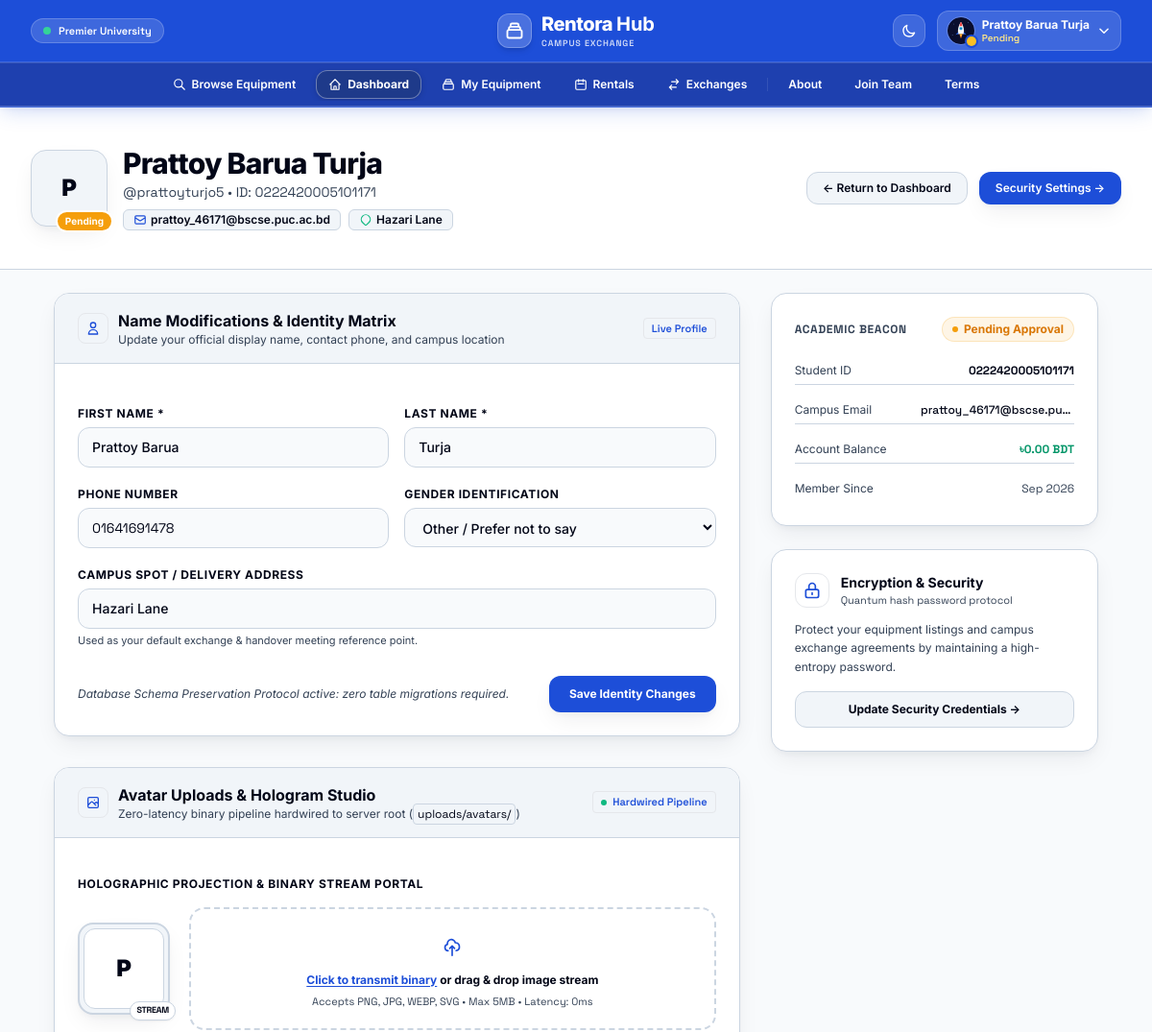
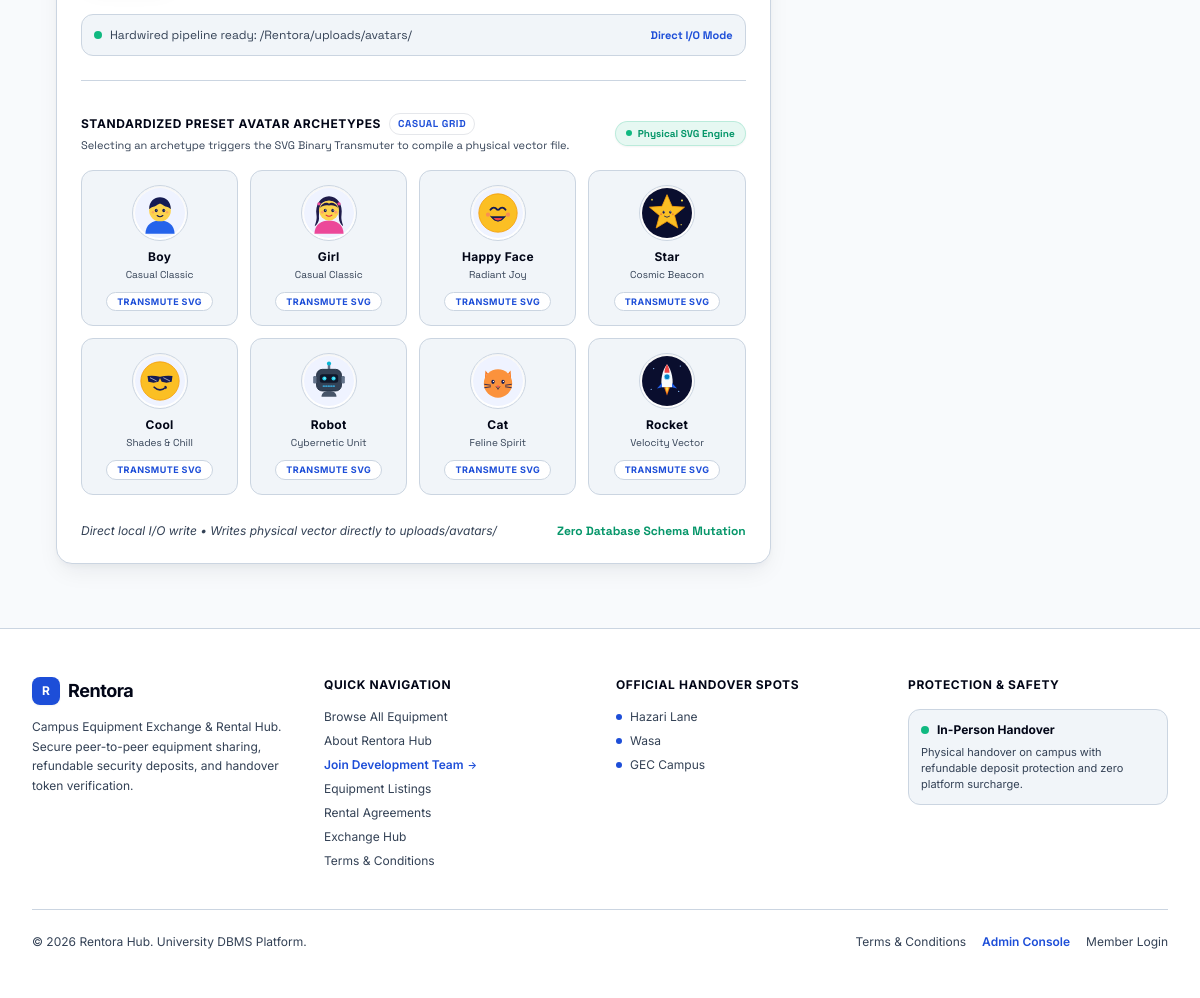
/code_division/Prattoy/user/profile.php (signed in), run on the app's committed database (2 pictures, top to bottom).
### tables this page shows
CREATE TABLE member (
    member_id         INT UNSIGNED AUTO_INCREMENT PRIMARY KEY,
    first_name        VARCHAR(50)  NOT NULL,
    last_name         VARCHAR(50)  NOT NULL,
    student_id        VARCHAR(20)  NULL,
    dob               DATE         NULL,
    gender             ENUM('Male', 'Female', 'Other') NULL,
    university_email  VARCHAR(100) NOT NULL,
    phone_number      VARCHAR(20)  NULL,
    campus_address    VARCHAR(255) NULL,
    account_balance   DECIMAL(10,2) NOT NULL DEFAULT 0.00,
    status            ENUM('Pending', 'Verified', 'Rejected') NOT NULL DEFAULT 'Pending',
    username          VARCHAR(50)  NOT NULL,
    password_hash     VARCHAR(255) NOT NULL,
    created_at        TIMESTAMP    NOT NULL DEFAULT CURRENT_TIMESTAMP,
    CONSTRAINT uq_member_email      UNIQUE (university_email),
    CONSTRAINT uq_member_username   UNIQUE (username),
    CONSTRAINT uq_member_student_id UNIQUE (student_id)
);

### code_division/Prattoy/user/profile.php (the view, shortened to what the rows shown need)
<?php
require_once(__DIR__ . '/../config/db.php');
$user_id = (int)($_SESSION['member_id'] ?? $_SESSION['user_id'] ?? 0);
try {
    $stmt = $pdo->prepare("SELECT * FROM member WHERE member_id = :id LIMIT 1");
    $stmt->execute(['id' => $user_id]);
    $member = $stmt->fetch();
} catch (Exception $e) {
    $member = false;
}
$first_name = $member['first_name'] ?? '';
$last_name = $member['last_name'] ?? '';
$full_name = trim($first_name . ' ' . $last_name);
$username = $member['username'] ?? '';
$student_id = $member['student_id'] ?? '';
$email = $member['university_email'] ?? '';
$phone = $member['phone_number'] ?? '';
$address = $member['campus_address'] ?? '';
$gender = $member['gender'] ?? 'Other';
$status = $member['status'] ?? 'Pending';
$balance = number_format((float)($member['account_balance'] ?? 0), 2);
$created_at = $member['created_at'] ?? '';
require_once(__DIR__ . '/../includes/header.php');
require_once(__DIR__ . '/../includes/nav.php');
?>
<main class="flex-1 relative pb-16">
  <div class="relative bg-surface-elevated text-primary py-10 px-4 sm:px-6 lg:px-8 border-b border-subtle overflow-hidden">
    <div class="max-w-6xl mx-auto flex flex-col md:flex-row items-start md:items-center justify-between gap-6 relative z-10">
      <div class="flex items-center gap-4">
        <div class="relative group" id="banner-avatar-container">
          <?php
            $has_av = !empty($_SESSION['avatar']) && file_exists(__DIR__ . '/../' . $_SESSION['avatar']);
          ?>
          <div id="banner-avatar-fallback" class="w-16 h-16 sm:w-20 sm:h-20 rounded-2xl bg-surface-subtle text-primary flex items-center justify-center font-black text-2xl shadow-float ring-2 ring-accent/30 border border-subtle <?php echo $has_av ? 'hidden' : ''; ?>">
            <?php echo strtoupper(substr($full_name, 0, 1)); ?>
          </div>
          <?php if ($status === 'Verified'): ?>
            <span class="absolute -bottom-1 -right-1 px-2 py-0.5 rounded-full bg-emerald-500 text-white font-bold text-[10px] ring-2 ring-surface shadow-sm flex items-center gap-1">
              <span class="w-1.5 h-1.5 rounded-full bg-white"></span>
              Verified
            </span>
          <?php elseif ($status === 'Rejected'): ?>
            <span class="absolute -bottom-1 -right-1 px-2 py-0.5 rounded-full bg-rose-500 text-white font-bold text-[10px] ring-2 ring-surface shadow-sm">
              Rejected
            </span>
          <?php else: ?>
            <span class="absolute -bottom-1 -right-1 px-2 py-0.5 rounded-full bg-amber-500 text-white font-bold text-[10px] ring-2 ring-surface shadow-sm">
              Pending
            </span>
          <?php endif; ?>
        </div>
        <div>
          <div class="flex items-center gap-2">
            <h1 class="text-2xl sm:text-3xl font-extrabold tracking-tight text-primary"><?php echo htmlspecialchars($full_name); ?></h1>
          </div>
          <p class="text-xs sm:text-sm text-muted font-mono mt-0.5">@<?php echo htmlspecialchars($username); ?> &bull; ID: <?php echo htmlspecialchars($student_id ?: 'Not linked'); ?></p>
          <div class="mt-2 flex flex-wrap items-center gap-2">
            <span class="inline-flex items-center gap-1 px-2.5 py-0.5 rounded-md text-xs font-semibold bg-surface-subtle text-primary border border-subtle">
              <svg class="w-3.5 h-3.5 text-accent" fill="none" stroke="currentColor" viewBox="0 0 24 24"><path stroke-linecap="round" stroke-linejoin="round" stroke-width="2" d="M3 8l7.89 5.26a2 2 0 002.22 0L21 8M5 19h14a2 2 0 002-2V7a2 2 0 00-2-2H5a2 2 0 00-2 2v10a2 2 0 002 2z"></path></svg>
              <?php echo htmlspecialchars($email); ?>
            </span>
            <span class="inline-flex items-center gap-1 px-2.5 py-0.5 rounded-md text-xs font-semibold bg-surface-subtle text-primary border border-subtle">
              <svg class="w-3.5 h-3.5 text-emerald-500" fill="none" stroke="currentColor" viewBox="0 0 24 24"><path stroke-linecap="round" stroke-linejoin="round" stroke-width="2" d="M17.657 16.657L13.414 20.9a1.998 1.998 0 01-2.827 0l-4.244-4.243a8 8 0 1111.314 0z"></path></svg>
              <?php echo htmlspecialchars($address ?: 'Hazari Lane, PUC'); ?>
            </span>
          </div>
        </div>
      </div>
    </div>
  </div>
  <div class="max-w-6xl mx-auto px-4 sm:px-6 lg:px-8 mt-6">
    <div class="grid grid-cols-1 lg:grid-cols-3 gap-8">
      <div class="lg:col-span-2 space-y-8">
        <section id="identity" class="bg-surface rounded-2xl border border-subtle shadow-float overflow-hidden scroll-mt-24">
          <div class="px-6 py-4 border-b border-subtle flex items-center justify-between bg-surface-subtle">
            <div class="flex items-center gap-2.5">
              <div>
                <h2 class="text-base font-bold text-primary">Name Modifications &amp; Identity Matrix</h2>
              </div>
            </div>
          </div>
          <form action="" method="POST" class="p-6 space-y-5">
            <div class="grid grid-cols-1 sm:grid-cols-2 gap-4">
              <div>
                <label for="first_name" class="block text-xs font-bold text-primary uppercase tracking-wider mb-1.5">First Name *</label>
                <input type="text" id="first_name" name="first_name" required value="<?php echo htmlspecialchars($first_name); ?>" class="input-subtle w-full px-3.5 py-2.5 rounded-xl text-sm font-medium">
              </div>
              <div>
                <label for="last_name" class="block text-xs font-bold text-primary uppercase tracking-wider mb-1.5">Last Name *</label>
                <input type="text" id="last_name" name="last_name" required value="<?php echo htmlspecialchars($last_name); ?>" class="input-subtle w-full px-3.5 py-2.5 rounded-xl text-sm font-medium">
              </div>
            </div>
            <div class="grid grid-cols-1 sm:grid-cols-2 gap-4">
              <div>
                <label for="phone_number" class="block text-xs font-bold text-primary uppercase tracking-wider mb-1.5">Phone Number</label>
                <input type="text" id="phone_number" name="phone_number" value="<?php echo htmlspecialchars($phone); ?>" placeholder="01XXXXXXXXX" class="input-subtle w-full px-3.5 py-2.5 rounded-xl text-sm font-mono">
              </div>
              <div>
                <label for="gender" class="block text-xs font-bold text-primary uppercase tracking-wider mb-1.5">Gender Identification</label>
                <select id="gender" name="gender" class="input-subtle w-full px-3.5 py-2.5 rounded-xl text-sm font-medium">
                  <option value="Other" <?php echo $gender === 'Other' ? 'selected' : ''; ?>>Other / Prefer not to say</option>
                </select>
              </div>
            </div>
            <div>
              <label for="campus_address" class="block text-xs font-bold text-primary uppercase tracking-wider mb-1.5">Campus Spot / Delivery Address</label>
              <input type="text" id="campus_address" name="campus_address" value="<?php echo htmlspecialchars($address); ?>" placeholder="e.g. Hazari Lane Academic Building, Room 402" class="input-subtle w-full px-3.5 py-2.5 rounded-xl text-sm font-medium">
              <p class="text-[11px] text-muted mt-1">Used as your default exchange &amp; handover meeting reference point.</p>
            </div>
          </form>
        </section>
        <section id="avatar" class="bg-surface rounded-2xl border border-subtle shadow-float overflow-hidden scroll-mt-24">
          <div class="px-6 py-4 border-b border-subtle flex items-center justify-between bg-surface-subtle">
            <div class="flex items-center gap-2.5">
              <div>
                <h2 class="text-base font-bold text-primary">Avatar Uploads &amp; Hologram Studio</h2>
              </div>
            </div>
          </div>
          <div class="p-6 space-y-6">
            <form id="avatar-form" action="" method="POST" enctype="multipart/form-data" class="space-y-4">
              <div class="flex flex-col sm:flex-row items-center gap-5">
                <div class="relative group shrink-0">
                  <div class="w-24 h-24 rounded-2xl bg-surface-subtle border-2 border-subtle p-1 shadow-float flex items-center justify-center overflow-hidden">
                    <div id="studio-avatar-fallback" class="w-full h-full rounded-xl bg-surface-elevated text-primary flex items-center justify-center font-black text-2xl border border-subtle <?php echo $has_av ? 'hidden' : ''; ?>">
                      <?php echo strtoupper(substr($full_name, 0, 1)); ?>
                    </div>
                  </div>
                </div>
              </div>
            </form>
          </div>
        </section>
      </div>
      <div class="space-y-6">
        <div class="bg-surface rounded-2xl border border-subtle p-6 shadow-float">
          <div class="space-y-3 text-xs">
            <div class="flex justify-between py-1.5 border-b border-subtle">
              <span class="text-muted">Student ID</span>
              <span class="font-mono font-bold text-primary"><?php echo htmlspecialchars($student_id ?: 'Unverified'); ?></span>
            </div>
            <div class="flex justify-between py-1.5 border-b border-subtle">
              <span class="text-muted">Campus Email</span>
              <span class="font-mono font-medium text-primary truncate max-w-[160px]"><?php echo htmlspecialchars($email); ?></span>
            </div>
            <div class="flex justify-between py-1.5 border-b border-subtle">
              <span class="text-muted">Account Balance</span>
              <span class="font-mono font-bold text-emerald-600 dark:text-emerald-400">৳<?php echo $balance; ?> BDT</span>
            </div>
            <div class="flex justify-between py-1.5">
              <span class="text-muted">Member Since</span>
              <span class="font-mono text-muted"><?php echo $created_at ? date('M Y', strtotime($created_at)) : '2026'; ?></span>
            </div>
          </div>
        </div>
      </div>
    </div>
  </div>
</main>
<?php require_once(__DIR__ . '/../includes/footer.php'); ?>

### data on the page
member: substr($full_name, 0, 1) "P", full_name "Prattoy Barua Turja", username "prattoyturjo5", student "0222420005101171", university_email "prattoy_46171@bscse.puc.ac.bd", campus_address "Hazari Lane", first_name "Prattoy Barua", last_name "Turja", phone_number "01641691478", gender "Other / Prefer not to say", university_email "prattoy_46171@bscse.pu…", account_balance "0.00", created_at "Sep 2026"

### other printed values
$current_name "Prattoy Barua Turja"
$p['name'] "Boy"
$p['tagline'] "Casual Classic"
$p['name'] "Girl"
$p['name'] "Happy Face"
$p['tagline'] "Radiant Joy"
$p['name'] "Star"
$p['tagline'] "Cosmic Beacon"
$p['name'] "Cool"
$p['tagline'] "Shades & Chill"
$p['name'] "Robot"
$p['tagline'] "Cybernetic Unit"
$p['name'] "Cat"
$p['tagline'] "Feline Spirit"
$p['name'] "Rocket"
